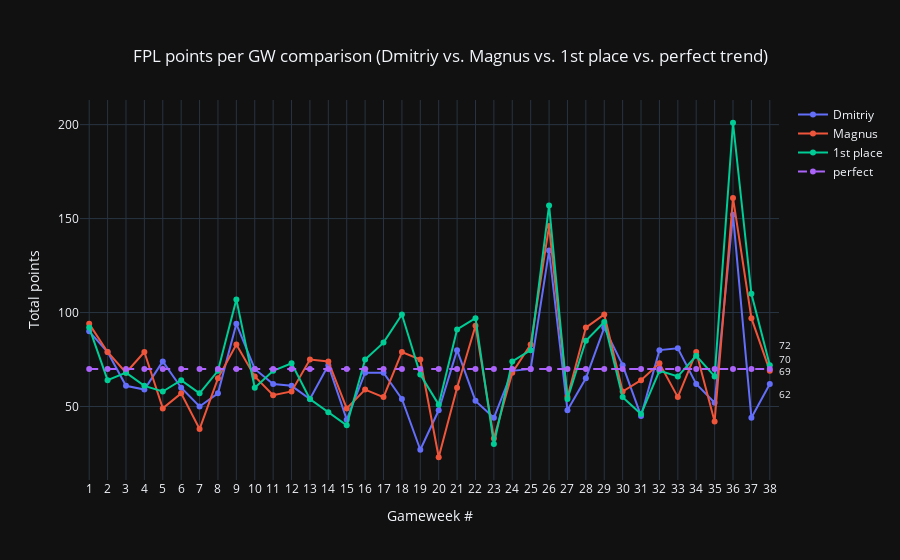

Notebook code cell kept with this figure:
### Code cell
fig = go.Figure()

for player in lst_players:
    
    slc = DATA[DATA['FPL Player'] == player]
    
    if player == 'perfect':
        fig.add_trace(go.Scatter(x=slc['event'], y=slc['points'],
                    mode='lines+markers',
                    name=player,
                    line=dict(dash='dash')))
    else:
        fig.add_trace(go.Scatter(x=slc['event'], y=slc['points'],
            mode='lines+markers',
            name=player))
        
        
fig.update_xaxes(title_text="Gameweek #", range=[0.1, DATA['event'].max()+1])
fig.update_yaxes(title_text="Total points")

# annotations on the last data points
annotations = sorted(DATA[DATA.event == GAMEWEEK].points, reverse=True)
yshifts = [20, 10, 0, -10]
annot_d = dict(zip(annotations, yshifts))

for k, v in annot_d.items():
    fig.add_annotation(
        x=GAMEWEEK, 
        y=k,
        text=str(int(k)),
        showarrow=False,
        # arrowhead=1,
        xshift=15,
        yshift=v,
        font=dict(
            size=10
        )
    )


fig.update_layout(
    title={
        'text': f"FPL points per GW comparison (Dmitriy vs. Magnus vs. 1st place vs. perfect trend)",
        'x':0.5,
        'xanchor': 'center',
        'yanchor': 'top'},
    xaxis = dict(
        tickmode = 'linear',
        tick0 = 0,
        dtick = 1,
        range=[0.5, GAMEWEEK+0.5]
    )
)

fig.show()

fig.write_image(f"results/images/comparison_FPL_points_per_week_afterGW{GAMEWEEK}.png", 
                width=1980*0.5, height=1080*0.5)

### Figure 1 — Plotly figure (JSON) as saved in the notebook; plotly's stock layout.template omitted (floating-point values rounded to 4 significant figures)
{"data": [{"mode": "lines+markers", "name": "Dmitriy", "x": [1, 2, 3, 4, 5, 6, 7, 8, 9, 10, 11, 12, 13, 14, 15, 16, 17, 18, 19, 20, 21, 22, 23, 24, 25, 26, 27, 28, 29, 30, 31, 32, 33, 34, 35, 36, 37, 38], "y": [90, 79, 61, 59, 74, 60, 50, 57, 94, 70, 62, 61, 54, 72, 43, 68, 68, 54, 27, 48, 80, 53, 44, 69, 70, 133, 48, 65, 92, 72, 45, 80, 81, 62, 52, 152, 44, 62], "type": "scatter"}, {"mode": "lines+markers", "name": "Magnus", "x": [1, 2, 3, 4, 5, 6, 7, 8, 9, 10, 11, 12, 13, 14, 15, 16, 17, 18, 19, 20, 21, 22, 23, 24, 25, 26, 27, 28, 29, 30, 31, 32, 33, 34, 35, 36, 37, 38], "y": [94, 79, 68, 79, 49, 57, 38, 65, 83, 66, 56, 58, 75, 74, 49, 59, 55, 79, 75, 23, 60, 93, 33, 68, 83, 146, 55, 92, 99, 58, 64, 73, 55, 79, 42, 161, 97, 69], "type": "scatter"}, {"mode": "lines+markers", "name": "1st place", "x": [1, 2, 3, 4, 5, 6, 7, 8, 9, 10, 11, 12, 13, 14, 15, 16, 17, 18, 19, 20, 21, 22, 23, 24, 25, 26, 27, 28, 29, 30, 31, 32, 33, 34, 35, 36, 37, 38], "y": [92, 64, 68, 61, 58, 64, 57, 69, 107, 60, 69, 73, 54, 47, 40, 75, 84, 99, 67, 51, 91, 97, 30, 74, 80, 157, 54, 85, 95, 55, 46, 69, 66, 77, 66, 201, 110, 72], "type": "scatter"}, {"line": {"dash": "dash"}, "mode": "lines+markers", "name": "perfect", "x": [1, 2, 3, 4, 5, 6, 7, 8, 9, 10, 11, 12, 13, 14, 15, 16, 17, 18, 19, 20, 21, 22, 23, 24, 25, 26, 27, 28, 29, 30, 31, 32, 33, 34, 35, 36, 37, 38], "y": [70, 70, 70, 70, 70, 70, 70, 70, 70, 70, 70, 70, 70, 70, 70, 70, 70, 70, 70, 70, 70, 70, 70, 70, 70, 70, 70, 70, 70, 70, 70, 70, 70, 70, 70, 70, 70, 70], "type": "scatter"}], "layout": {"xaxis": {"title": {"text": "Gameweek #"}, "range": [0.5, 38.5], "tickmode": "linear", "tick0": 0, "dtick": 1}, "yaxis": {"title": {"text": "Total points"}}, "annotations": [{"font": {"size": 10}, "showarrow": false, "text": "72", "x": 38, "xshift": 15, "y": 72, "yshift": 20}, {"font": {"size": 10}, "showarrow": false, "text": "70", "x": 38, "xshift": 15, "y": 70, "yshift": 10}, {"font": {"size": 10}, "showarrow": false, "text": "69", "x": 38, "xshift": 15, "y": 69, "yshift": 0}, {"font": {"size": 10}, "showarrow": false, "text": "62", "x": 38, "xshift": 15, "y": 62, "yshift": -10}], "title": {"text": "FPL points per GW comparison (Dmitriy vs. Magnus vs. 1st place vs. perfect trend)", "x": 0.5, "xanchor": "center", "yanchor": "top"}}}
